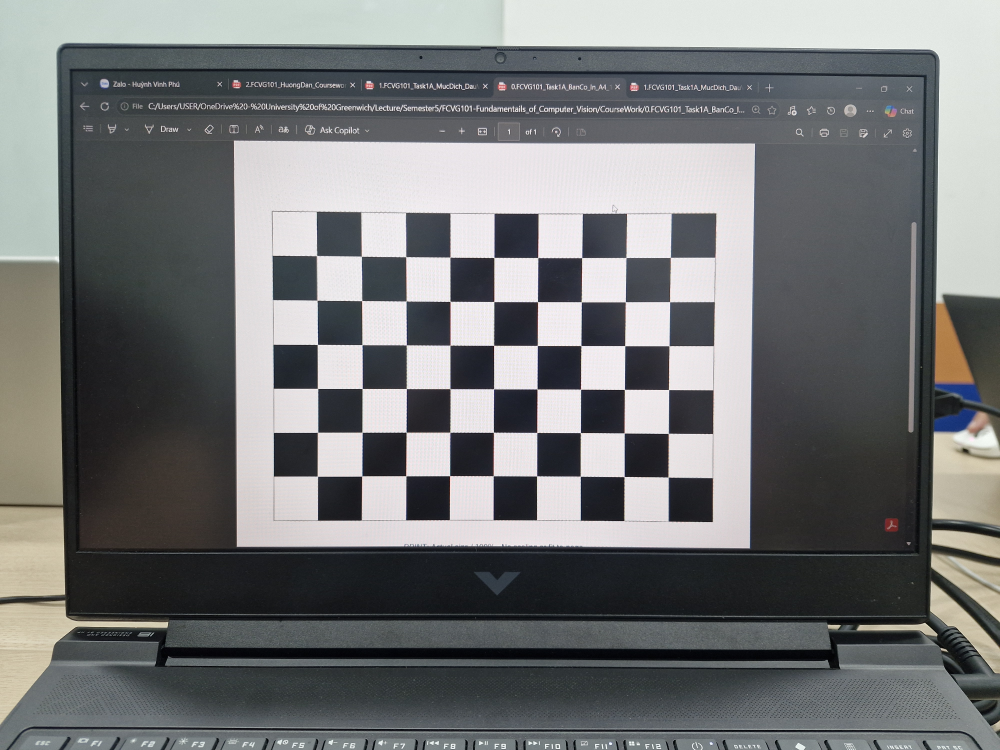
#> input picture CW/datasets/checkerboard/calibration/20261021_152733.jpg, 4000 x 3000 px (shown at 1/4 size)
$ python -i features.py   (imports and definitions only)   (older library calls are emulated)
#> lines starting #> are read from the running program, lines starting #| are printed output that depends on the picture; after the words box and inside, x2 and y2 are one past the last pixel; in counts of white or black regions, pixels touching at a corner belong together
"""Task 1C - Interest points, descriptors and matching across two views.

* ``harris_response`` / ``harris_corners`` - Harris detector implemented from scratch
  (structure tensor + non-maximum suppression), checked against cv2.cornerHarris.
* ``detect_and_describe`` - SIFT, ORB and "Harris + SIFT descriptor".
* ``ratio_test_matches`` - Lowe's ratio test on 2-nearest-neighbour matches.
* ``ransac_homography`` - geometric verification.
* ``synthetic_view`` - a second view with a KNOWN homography, so match correctness can
  be measured objectively (ground truth) instead of judged by eye.
"""
from __future__ import annotations

import time

import cv2
import numpy as np


# ----------------------------------------------------------------------------
# Harris corner detector from scratch
# ----------------------------------------------------------------------------
def harris_response(gray: np.ndarray, k: float = 0.04, sigma: float = 1.5, window: str = "gaussian",
                    block_size: int = 3) -> np.ndarray:
    """Harris corner response R = det(M) - k * trace(M)^2.

    M is the structure tensor: window-weighted sums of Ix^2, Iy^2 and Ix*Iy.
    ``window="gaussian"`` (classic Harris, isotropic) or ``"box"`` with ``block_size``
    (the window cv2.cornerHarris uses - handy for verifying this implementation).
    """
    g = gray.astype(np.float64) / 255.0
    Ix = cv2.Sobel(g, cv2.CV_64F, 1, 0, ksize=3)
    Iy = cv2.Sobel(g, cv2.CV_64F, 0, 1, ksize=3)
    if window == "box":
        smooth = lambda a: cv2.boxFilter(a, cv2.CV_64F, (block_size, block_size), normalize=False)
    else:
        ksz = int(2 * round(3 * sigma) + 1)
        smooth = lambda a: cv2.GaussianBlur(a, (ksz, ksz), sigma)
    Sxx, Syy, Sxy = smooth(Ix * Ix), smooth(Iy * Iy), smooth(Ix * Iy)
    det = Sxx * Syy - Sxy**2
    trace = Sxx + Syy
    return det - k * trace**2


def harris_corners(gray: np.ndarray, k: float = 0.04, sigma: float = 1.5, rel_threshold: float = 0.01,
                   nms_size: int = 7, max_corners: int = 1000) -> np.ndarray:
    """Corner (x, y) coordinates: threshold relative to max(R) + non-maximum suppression."""
    R = harris_response(gray, k, sigma)
    local_max = cv2.dilate(R, np.ones((nms_size, nms_size), np.uint8))
    mask = (R == local_max) & (R > rel_threshold * R.max())
    ys, xs = np.nonzero(mask)
    order = np.argsort(R[ys, xs])[::-1][:max_corners]
    return np.column_stack([xs[order], ys[order]]).astype(np.float32)


# ----------------------------------------------------------------------------
# Detectors / descriptors
# ----------------------------------------------------------------------------
METHODS = ("SIFT", "ORB", "Harris+SIFT")


def norm_for(method: str) -> int:
    """Distance used to compare descriptors: L2 for float, Hamming for binary."""
    return cv2.NORM_HAMMING if method == "ORB" else cv2.NORM_L2


# [54 lines left out: functions detect_and_describe, ratio_test_matches, ransac_homography, synthetic_view, not called in this run]


def transfer(pts: np.ndarray, H: np.ndarray) -> np.ndarray:
    """Map (x, y) points through homography H."""
    return cv2.perspectiveTransform(np.asarray(pts, np.float64).reshape(-1, 1, 2), H).reshape(-1, 2)


# [57 lines left out: functions correct_matches, repeatability, evaluate_pair, draw_matches, not called in this run]

>>> import cv2
>>> picture = cv2.imread('../../datasets/checkerboard/calibration/20261021_152733.jpg', cv2.IMREAD_GRAYSCALE)
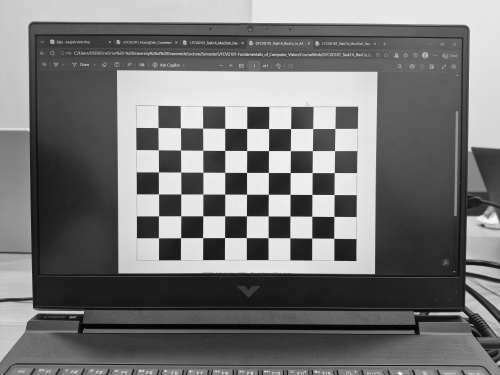
#> picture: shape (3000, 4000) (shown at 1/8 size); min 0, max 255, mean 117.5
>>> result = harris_corners(picture)
#> in harris_response, `Ix = cv2.Sobel(g, cv2.CV_64F, 1, 0, ksize=3)`:
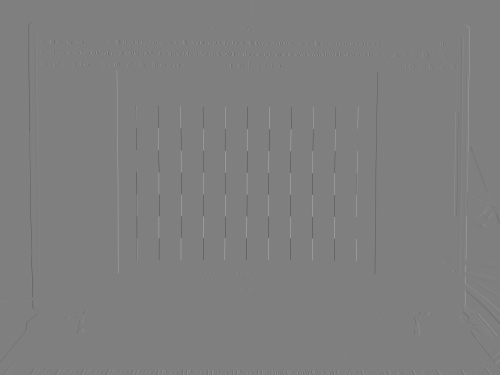
#> Ix: shape (3000, 4000) float64 (shown at 1/8 size); min -4, max 4, mean -0.000111; drawn with min black and max white
#> in harris_response, `Sxx, Syy, Sxy = smooth(Ix * Ix), smooth(Iy * Iy), smooth(Ix * Iy)`:
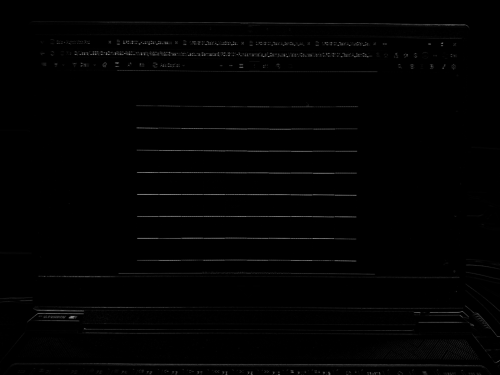
#> Syy: shape (3000, 4000) float64 (shown at 1/8 size); min 9.38e-05, max 5.4, mean 0.0507; drawn with min black and max white
#> in harris_response, `det = Sxx * Syy - Sxy**2`:
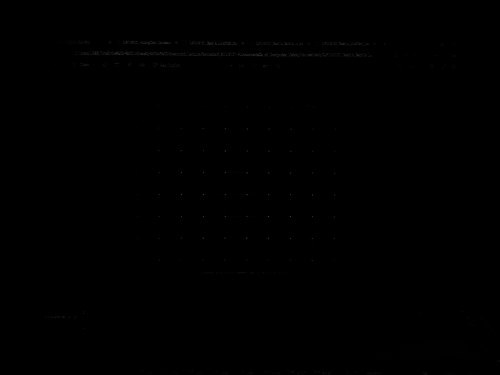
#> det: shape (3000, 4000) float64 (shown at 1/8 size); min 4.05e-08, max 6.15, mean 0.00479; drawn with min black and max white
#> in harris_response, `trace = Sxx + Syy`:
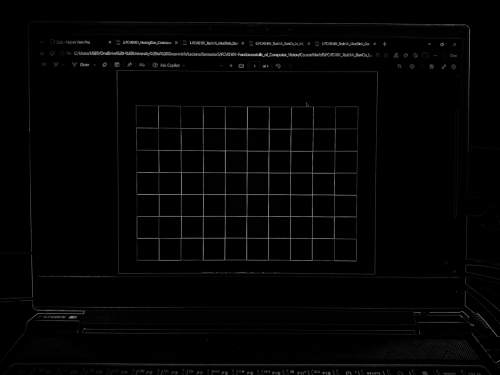
#> trace: shape (3000, 4000) float64 (shown at 1/8 size); min 0.000403, max 5.75, mean 0.0923; drawn with min black and max white
#> in harris_response, `return det - k * trace**2`:
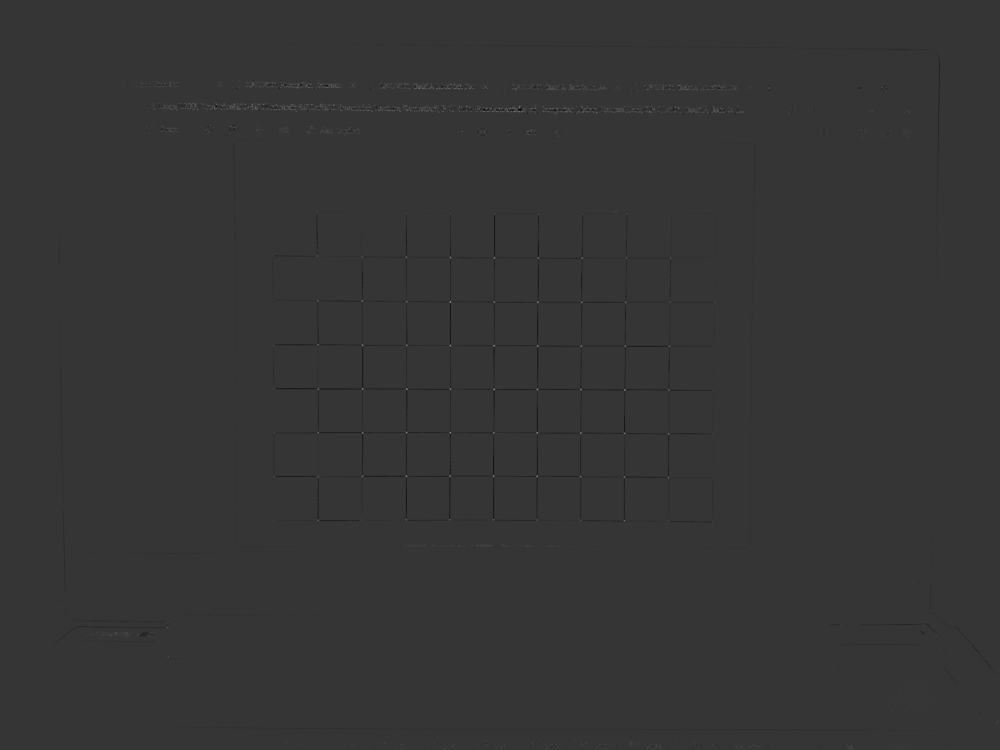
#> returned value: shape (3000, 4000) float64 (shown at 1/4 size); min -1.3, max 4.93, mean -0.0017; drawn with min black and max white
#> in harris_corners, `ys, xs = np.nonzero(mask)`: ys = 2716 values from 188 to 2999; xs = 2716 values, max 3999 at index 1625, min 259 at index 1620, mean 2300.5
#> in harris_corners, `order = np.argsort(R[ys, xs])[::-1][:max_corners]`: order = 1000 values, max 2684 at index 830, min 19 at index 958, mean 811.4
#> result = 1000 pairs, first value 417 to 3990, second value 329 to 2994

$ run again, on CW/datasets/checkerboard/calibration/20261021_152736.jpg
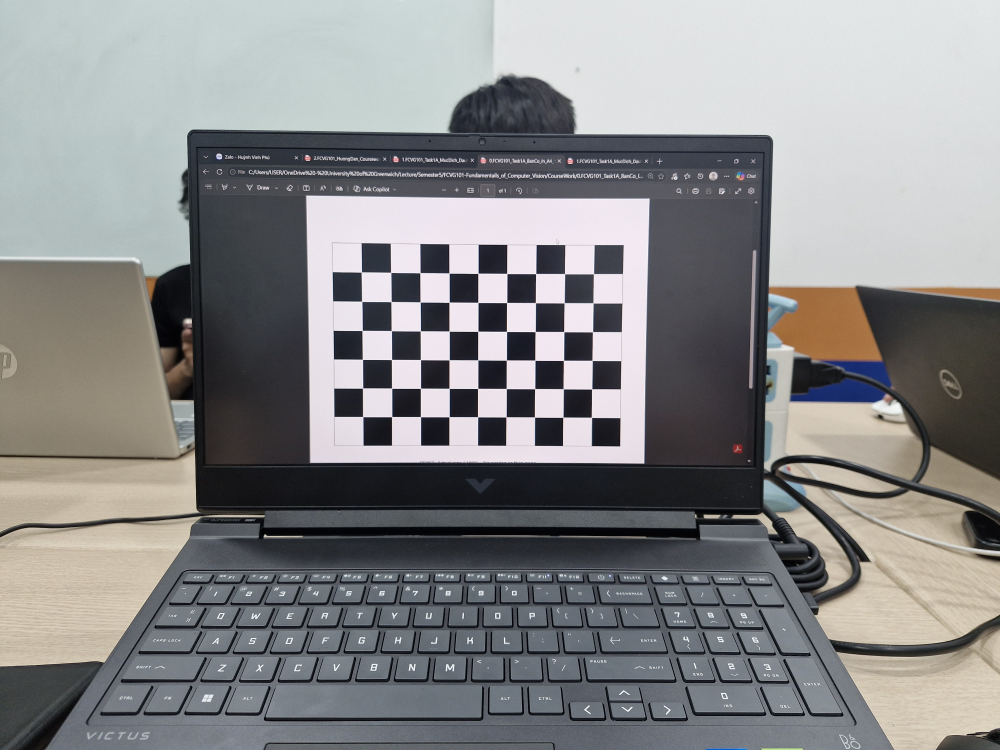
#> input picture CW/datasets/checkerboard/calibration/20261021_152736.jpg, 4000 x 3000 px (shown at 1/4 size)
#> in harris_response, `return det - k * trace**2`:
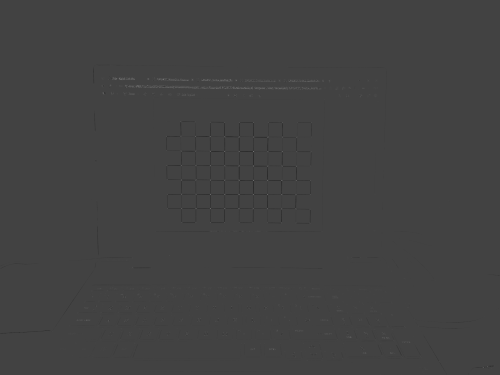
#> returned value: shape (3000, 4000) float64 (shown at 1/8 size); min -1.25, max 3.52, mean -0.00162; drawn with min black and max white
#> in harris_corners, `local_max = cv2.dilate(R, np.ones((nms_size, nms_size), np.uint8))`:
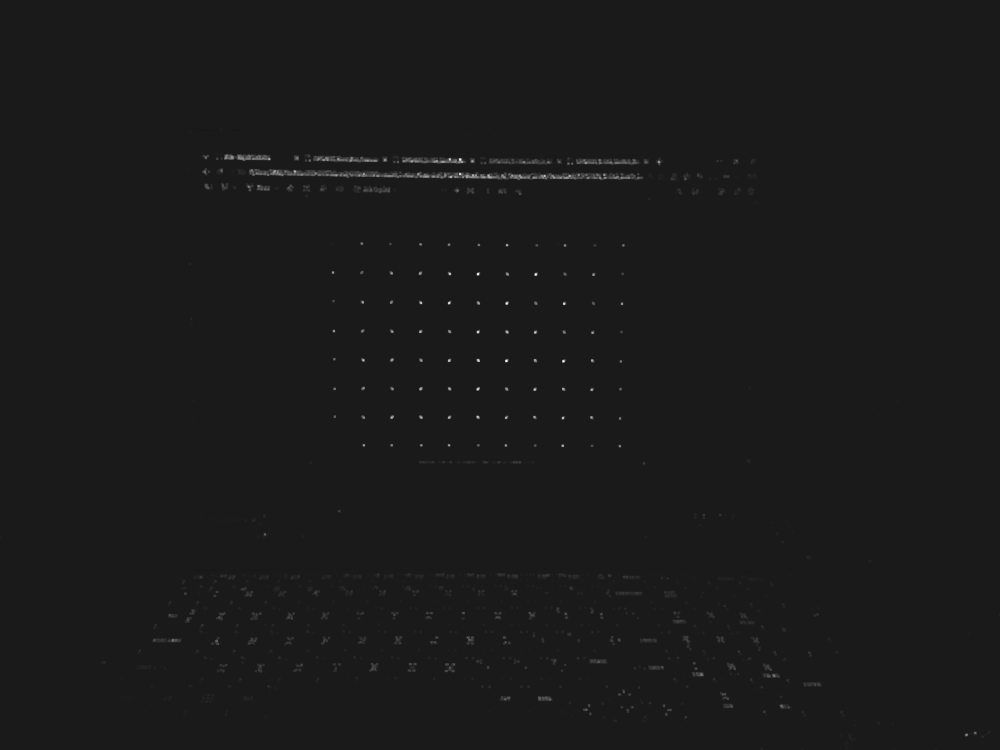
#> local_max: shape (3000, 4000) float64 (shown at 1/4 size); min -0.403, max 3.52, mean 0.0095; drawn with min black and max white
#> mask: shape (3000, 4000) bool; 0.02% white in thin lines or dots, all inside (x1, y1, x2, y2) = (0, 520, 4000, 3000)
#> ys = 2433 values from 520 to 2999; xs = 2433 values, max 3999 at index 1673, min 0 at index 1101, mean 1908.9
#> order = 1000 values, max 2414 at index 138, min 8 at index 214, mean 856.9
#> result = 1000 pairs, first value 617 to 3900, second value 622 to 2939

$ run again, on CW/datasets/checkerboard/calibration/20261021_152807.jpg
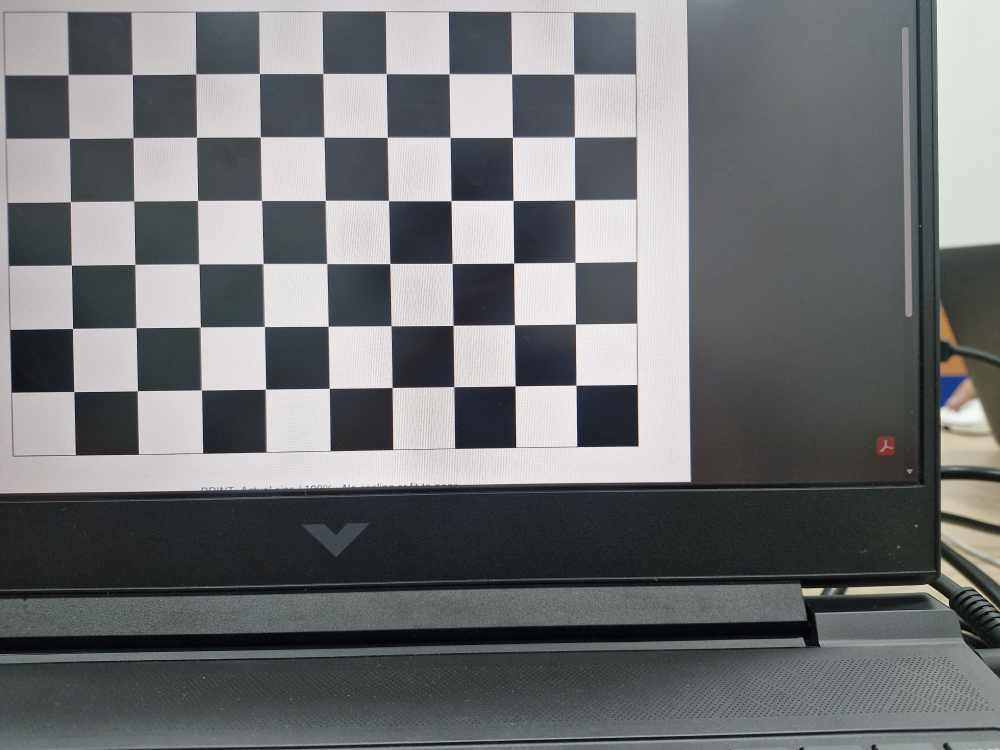
#> input picture CW/datasets/checkerboard/calibration/20261021_152807.jpg, 4000 x 3000 px (shown at 1/4 size)
#> in harris_response, `Sxx, Syy, Sxy = smooth(Ix * Ix), smooth(Iy * Iy), smooth(Ix * Iy)`:
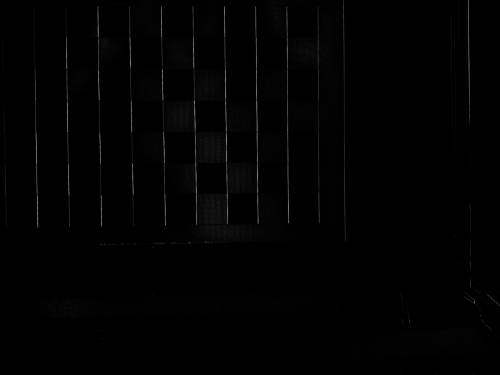
#> Sxx: shape (3000, 4000) float64 (shown at 1/8 size); min 0.000108, max 5.89, mean 0.0456; drawn with min black and max white
#> in harris_response, `Sxx, Syy, Sxy = smooth(Ix * Ix), smooth(Iy * Iy), smooth(Ix * Iy)`:
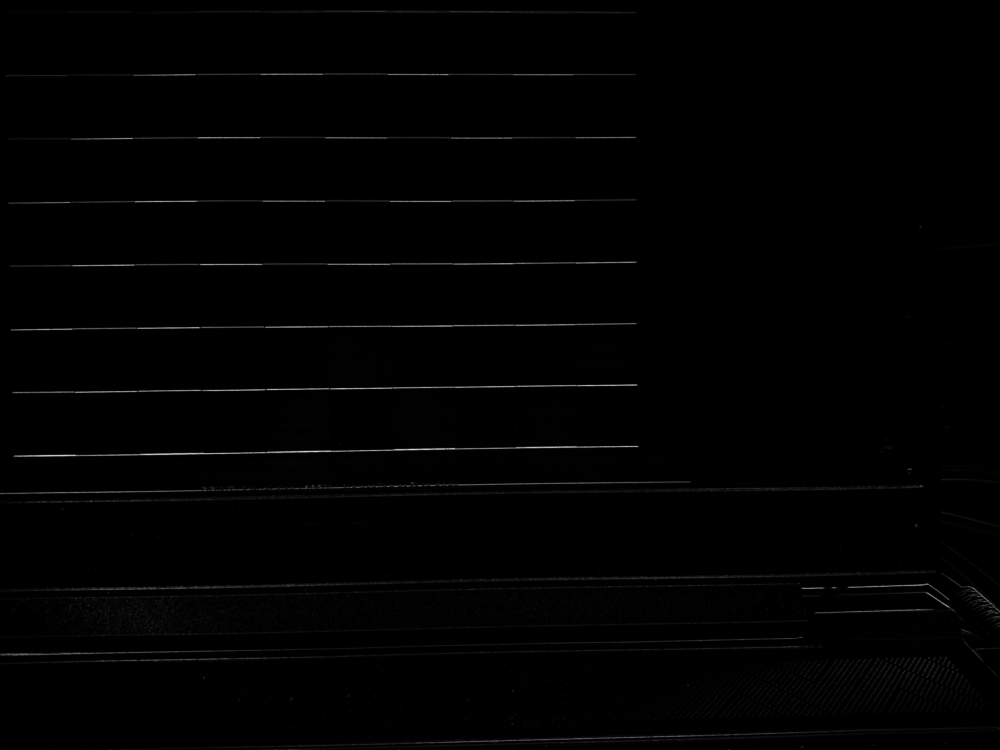
#> Syy: shape (3000, 4000) float64 (shown at 1/4 size); min 0.000161, max 5.3, mean 0.0403; drawn with min black and max white
#> mask: shape (3000, 4000) bool; 0.01% white in thin lines or dots
#> ys = 1586 values from 43 to 2999; xs = 1586 values, max 3999 at index 909, min 43 at index 440, mean 2318.5
#> order = 1000 values, max 1585 at index 840, min 5 at index 646, mean 721.4
#> result = 1000 pairs, first value 43 to 3999, second value 45 to 2999
